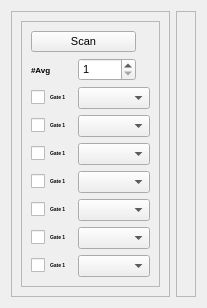
      <widget class="QWidget" name="psTWpage2">
       <property name="font">
        <font>
         <weight>75</weight>
         <italic>false</italic>
         <bold>true</bold>
        </font>
       </property>
       <attribute name="title">
        <string>Scan</string>
       </attribute>
       <layout class="QGridLayout" name="gridLayout_11">
        <item row="1" column="0">
         <widget class="QFrame" name="frame_6">
          <property name="frameShape">
           <enum>QFrame::StyledPanel</enum>
          </property>
          <property name="frameShadow">
           <enum>QFrame::Raised</enum>
          </property>
          <layout class="QGridLayout" name="gridLayout_12">
           <item row="0" column="1">
            <layout class="QGridLayout" name="psScanLayout1"/>
           </item>
           <item row="0" column="0">
            <widget class="QFrame" name="frame_7">
             <property name="maximumSize">
              <size>
               <width>150</width>
               <height>16777215</height>
              </size>
             </property>
             <property name="frameShape">
              <enum>QFrame::StyledPanel</enum>
             </property>
             <property name="frameShadow">
              <enum>QFrame::Raised</enum>
             </property>
             <layout class="QGridLayout" name="gridLayout_10">
              <item row="2" column="0">
               <widget class="QCheckBox" name="ScanGatecheckBox1">
                <property name="font">
                 <font>
                  <pointsize>4</pointsize>
                 </font>
                </property>
                <property name="text">
                 <string>Gate 1</string>
                </property>
               </widget>
              </item>
              <item row="2" column="1" colspan="2">
               <widget class="QComboBox" name="ScanGatecomboBox1">
                <property name="font">
                 <font>
                  <pointsize>8</pointsize>
                  <weight>50</weight>
                  <bold>false</bold>
                 </font>
                </property>
               </widget>
              </item>
              <item row="3" column="0">
               <widget class="QCheckBox" name="ScanGatecheckBox4">
                <property name="font">
                 <font>
                  <pointsize>4</pointsize>
                 </font>
                </property>
                <property name="text">
                 <string>Gate 1</string>
                </property>
               </widget>
              </item>
              <item row="3" column="1" colspan="2">
               <widget class="QComboBox" name="ScanGatecomboBox2">
                <property name="font">
                 <font>
                  <pointsize>6</pointsize>
                 </font>
                </property>
               </widget>
              </item>
              <item row="0" column="0" colspan="2">
               <widget class="QPushButton" name="ScanGateButton">
                <property name="font">
                 <font>
                  <pointsize>8</pointsize>
                  <weight>50</weight>
                  <bold>false</bold>
                 </font>
                </property>
                <property name="text">
                 <string>Scan</string>
                </property>
               </widget>
              </item>
              <item row="8" column="0">
               <widget class="QCheckBox" name="ScanGatecheckBox7">
                <property name="font">
                 <font>
                  <pointsize>4</pointsize>
                 </font>
                </property>
                <property name="text">
                 <string>Gate 1</string>
                </property>
               </widget>
              </item>
              <item row="4" column="0">
               <widget class="QCheckBox" name="ScanGatecheckBox3">
                <property name="font">
                 <font>
                  <pointsize>4</pointsize>
                 </font>
                </property>
                <property name="text">
                 <string>Gate 1</string>
                </property>
               </widget>
              </item>
              <item row="5" column="0">
               <widget class="QCheckBox" name="ScanGatecheckBox2">
                <property name="font">
                 <font>
                  <pointsize>4</pointsize>
                 </font>
                </property>
                <property name="text">
                 <string>Gate 1</string>
                </property>
               </widget>
              </item>
              <item row="6" column="1" colspan="2">
               <widget class="QComboBox" name="ScanGatecomboBox5">
                <property name="font">
                 <font>
                  <pointsize>6</pointsize>
                 </font>
                </property>
               </widget>
              </item>
              <item row="4" column="1" colspan="2">
               <widget class="QComboBox" name="ScanGatecomboBox3">
                <property name="font">
                 <font>
                  <pointsize>6</pointsize>
                 </font>
                </property>
               </widget>
              </item>
              <item row="7" column="0">
               <widget class="QCheckBox" name="ScanGatecheckBox5">
                <property name="font">
                 <font>
                  <pointsize>4</pointsize>
                 </font>
                </property>
                <property name="text">
                 <string>Gate 1</string>
                </property>
               </widget>
              </item>
              <item row="7" column="1" colspan="2">
               <widget class="QComboBox" name="ScanGatecomboBox6">
                <property name="font">
                 <font>
                  <pointsize>6</pointsize>
                 </font>
                </property>
               </widget>
              </item>
              <item row="6" column="0">
               <widget class="QCheckBox" name="ScanGatecheckBox6">
                <property name="font">
                 <font>
                  <pointsize>4</pointsize>
                 </font>
                </property>
                <property name="text">
                 <string>Gate 1</string>
                </property>
               </widget>
              </item>
              <item row="8" column="1" colspan="2">
               <widget class="QComboBox" name="ScanGatecomboBox7">
                <property name="font">
                 <font>
                  <pointsize>6</pointsize>
                 </font>
                </property>
               </widget>
              </item>
              <item row="1" column="1">
               <widget class="QSpinBox" name="NAvgScanGatespinBox">
                <property name="font">
                 <font>
                  <pointsize>8</pointsize>
                  <weight>50</weight>
                  <bold>false</bold>
                 </font>
                </property>
                <property name="minimum">
                 <number>1</number>
                </property>
                <property name="maximum">
                 <number>10000</number>
                </property>
                <property name="singleStep">
                 <number>10</number>
                </property>
               </widget>
              </item>
              <item row="1" column="0">
               <widget class="QLabel" name="label_2">
                <property name="font">
                 <font>
                  <pointsize>6</pointsize>
                 </font>
                </property>
                <property name="text">
                 <string>#Avg</string>
                </property>
               </widget>
              </item>
              <item row="5" column="1" colspan="2">
               <widget class="QComboBox" name="ScanGatecomboBox4">
                <property name="font">
                 <font>
                  <pointsize>6</pointsize>
                 </font>
                </property>
               </widget>
              </item>
             </layout>
            </widget>
           </item>
          </layout>
         </widget>
        </item>
        <item row="1" column="1">
         <widget class="QFrame" name="frame_5">
          <property name="frameShape">
           <enum>QFrame::StyledPanel</enum>
          </property>
          <property name="frameShadow">
           <enum>QFrame::Raised</enum>
          </property>
          <layout class="QGridLayout" name="gridLayout_14">
           <item row="0" column="0">
            <layout class="QGridLayout" name="psScanLayout2"/>
           </item>
          </layout>
         </widget>
        </item>
       </layout>
      </widget>
